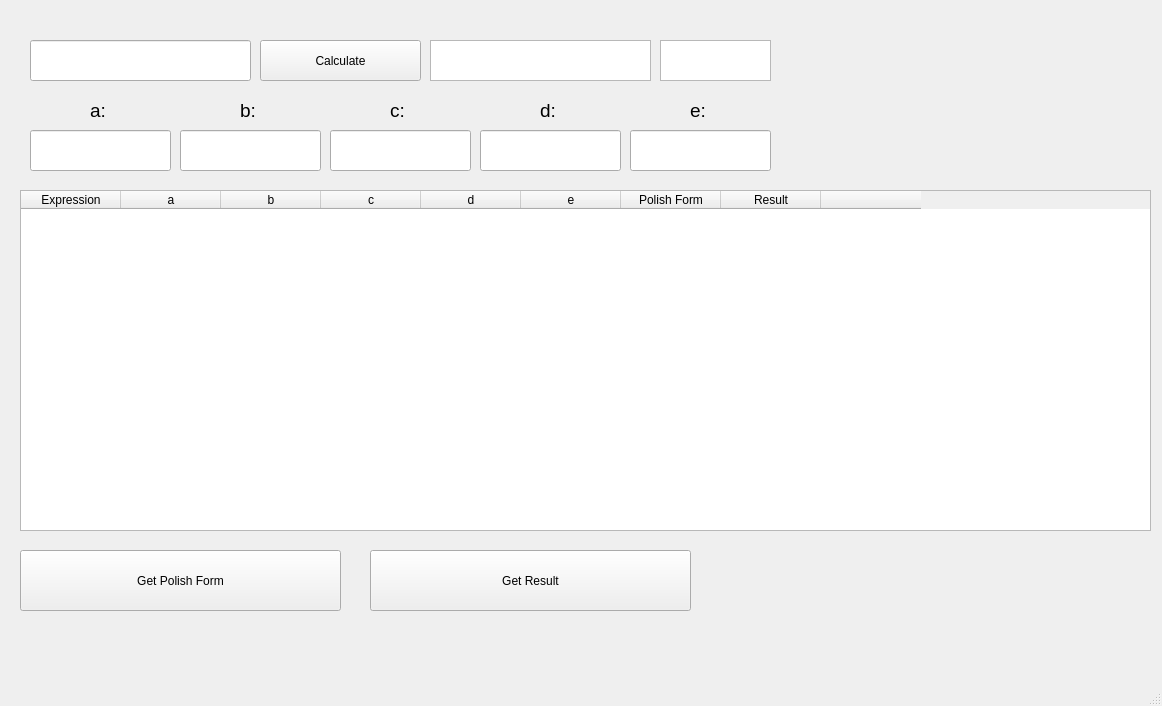
<?xml version="1.0" encoding="UTF-8"?>
<ui version="4.0">
 <class>MainWindow</class>
 <widget class="QMainWindow" name="MainWindow">
  <property name="geometry">
   <rect>
    <x>0</x>
    <y>0</y>
    <width>1162</width>
    <height>706</height>
   </rect>
  </property>
  <property name="windowTitle">
   <string>MainWindow</string>
  </property>
  <widget class="QWidget" name="centralwidget">
   <widget class="QLineEdit" name="CalcLE">
    <property name="geometry">
     <rect>
      <x>30</x>
      <y>40</y>
      <width>221</width>
      <height>41</height>
     </rect>
    </property>
   </widget>
   <widget class="QPushButton" name="pushButton">
    <property name="geometry">
     <rect>
      <x>260</x>
      <y>40</y>
      <width>161</width>
      <height>41</height>
     </rect>
    </property>
    <property name="text">
     <string>Calculate</string>
    </property>
   </widget>
   <widget class="QTextEdit" name="textEdit">
    <property name="geometry">
     <rect>
      <x>430</x>
      <y>40</y>
      <width>221</width>
      <height>41</height>
     </rect>
    </property>
    <property name="readOnly">
     <bool>true</bool>
    </property>
   </widget>
   <widget class="QLineEdit" name="aLE">
    <property name="geometry">
     <rect>
      <x>30</x>
      <y>130</y>
      <width>141</width>
      <height>41</height>
     </rect>
    </property>
   </widget>
   <widget class="QLineEdit" name="bLE">
    <property name="geometry">
     <rect>
      <x>180</x>
      <y>130</y>
      <width>141</width>
      <height>41</height>
     </rect>
    </property>
   </widget>
   <widget class="QLineEdit" name="cLE">
    <property name="geometry">
     <rect>
      <x>330</x>
      <y>130</y>
      <width>141</width>
      <height>41</height>
     </rect>
    </property>
   </widget>
   <widget class="QLineEdit" name="dLE">
    <property name="geometry">
     <rect>
      <x>480</x>
      <y>130</y>
      <width>141</width>
      <height>41</height>
     </rect>
    </property>
   </widget>
   <widget class="QLineEdit" name="eLE">
    <property name="geometry">
     <rect>
      <x>630</x>
      <y>130</y>
      <width>141</width>
      <height>41</height>
     </rect>
    </property>
   </widget>
   <widget class="QLabel" name="label">
    <property name="geometry">
     <rect>
      <x>90</x>
      <y>100</y>
      <width>21</width>
      <height>21</height>
     </rect>
    </property>
    <property name="font">
     <font>
      <pointsize>14</pointsize>
     </font>
    </property>
    <property name="text">
     <string>a:</string>
    </property>
   </widget>
   <widget class="QLabel" name="label_2">
    <property name="geometry">
     <rect>
      <x>240</x>
      <y>100</y>
      <width>21</width>
      <height>21</height>
     </rect>
    </property>
    <property name="font">
     <font>
      <pointsize>14</pointsize>
     </font>
    </property>
    <property name="text">
     <string>b:</string>
    </property>
   </widget>
   <widget class="QLabel" name="label_3">
    <property name="geometry">
     <rect>
      <x>390</x>
      <y>100</y>
      <width>21</width>
      <height>21</height>
     </rect>
    </property>
    <property name="font">
     <font>
      <pointsize>14</pointsize>
     </font>
    </property>
    <property name="text">
     <string>c:</string>
    </property>
   </widget>
   <widget class="QLabel" name="label_4">
    <property name="geometry">
     <rect>
      <x>540</x>
      <y>100</y>
      <width>21</width>
      <height>21</height>
     </rect>
    </property>
    <property name="font">
     <font>
      <pointsize>14</pointsize>
     </font>
    </property>
    <property name="text">
     <string>d:</string>
    </property>
   </widget>
   <widget class="QLabel" name="label_5">
    <property name="geometry">
     <rect>
      <x>690</x>
      <y>100</y>
      <width>21</width>
      <height>21</height>
     </rect>
    </property>
    <property name="font">
     <font>
      <pointsize>14</pointsize>
     </font>
    </property>
    <property name="text">
     <string>e:</string>
    </property>
   </widget>
   <widget class="QTextEdit" name="textEdit_2">
    <property name="geometry">
     <rect>
      <x>660</x>
      <y>40</y>
      <width>111</width>
      <height>41</height>
     </rect>
    </property>
    <property name="readOnly">
     <bool>true</bool>
    </property>
   </widget>
   <widget class="QTableWidget" name="tableWidget">
    <property name="geometry">
     <rect>
      <x>20</x>
      <y>190</y>
      <width>1131</width>
      <height>341</height>
     </rect>
    </property>
    <column>
     <property name="text">
      <string>Expression</string>
     </property>
    </column>
    <column>
     <property name="text">
      <string>a</string>
     </property>
    </column>
    <column>
     <property name="text">
      <string>b</string>
     </property>
    </column>
    <column>
     <property name="text">
      <string>c</string>
     </property>
    </column>
    <column>
     <property name="text">
      <string>d</string>
     </property>
    </column>
    <column>
     <property name="text">
      <string>e</string>
     </property>
    </column>
    <column>
     <property name="text">
      <string>Polish Form</string>
     </property>
    </column>
    <column>
     <property name="text">
      <string>Result</string>
     </property>
    </column>
    <column>
     <property name="text">
      <string/>
     </property>
    </column>
   </widget>
   <widget class="QPushButton" name="polishFormBtn">
    <property name="geometry">
     <rect>
      <x>20</x>
      <y>550</y>
      <width>321</width>
      <height>61</height>
     </rect>
    </property>
    <property name="text">
     <string>Get Polish Form</string>
    </property>
   </widget>
   <widget class="QPushButton" name="getResultBtn">
    <property name="geometry">
     <rect>
      <x>370</x>
      <y>550</y>
      <width>321</width>
      <height>61</height>
     </rect>
    </property>
    <property name="text">
     <string>Get Result</string>
    </property>
   </widget>
  </widget>
  <widget class="QMenuBar" name="menubar">
   <property name="geometry">
    <rect>
     <x>0</x>
     <y>0</y>
     <width>1162</width>
     <height>25</height>
    </rect>
   </property>
  </widget>
  <widget class="QStatusBar" name="statusbar"/>
 </widget>
 <resources/>
 <connections/>
</ui>
